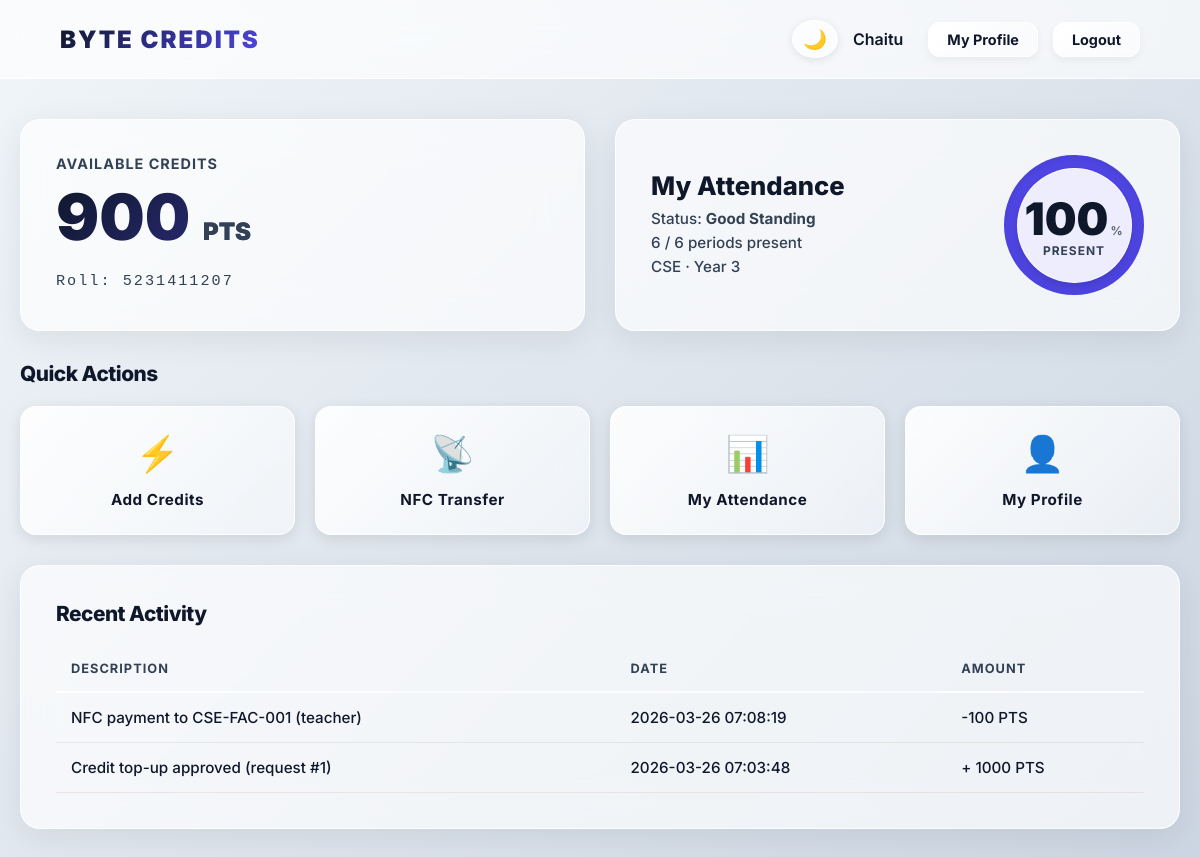
The app's page /student-dashboard (signed in) with its own data.
### tables this page shows
CREATE TABLE users (
                id INTEGER PRIMARY KEY AUTOINCREMENT,
                rollno TEXT UNIQUE NOT NULL,
                name TEXT NOT NULL,
                department TEXT NOT NULL,
                year INTEGER NOT NULL,
                phone TEXT NOT NULL,
                email TEXT NOT NULL,
                password_hash TEXT NOT NULL,
                role TEXT NOT NULL DEFAULT 'student',
                created_at TEXT DEFAULT CURRENT_TIMESTAMP
            , wallet_balance INTEGER DEFAULT 0, attendance_pct REAL DEFAULT 0, class_incharge_key TEXT);

CREATE TABLE activities (
                id INTEGER PRIMARY KEY AUTOINCREMENT,
                rollno TEXT NOT NULL,
                description TEXT NOT NULL,
                amount INTEGER NOT NULL,
                created_at TEXT DEFAULT CURRENT_TIMESTAMP
            );

### app.py (the view, shortened to what this page needs)
@app.route("/student-dashboard")
@student_only_required
def student_dashboard():
    if not user_has_card(session["rollno"]):
        return redirect(url_for("register_card"))
    rollno = session["rollno"]
    with get_db() as conn:
        row = conn.execute(
            "SELECT name, rollno, department, year, COALESCE(wallet_balance, 0) AS wallet_balance, COALESCE(attendance_pct, 0) AS attendance_pct FROM users WHERE rollno = ?",
            (rollno,),
        ).fetchone()
        class_keys = _class_keys_for_student(conn, rollno)
        present_periods = 0
        total_taken_periods = 0
        if class_keys:
            placeholders = ",".join("?" for _ in class_keys)
            total_taken_periods = int(
                conn.execute(
                    f"""SELECT COUNT(*) FROM attendance_sessions
                        WHERE class_key IN ({placeholders})""",
                    class_keys,
                ).fetchone()[0]
                or 0
            )
            present_periods = int(
                conn.execute(
                    f"""SELECT COUNT(*) FROM attendance_records
                        WHERE student_rollno = ?
                          AND class_key IN ({placeholders})""",
                    [rollno] + class_keys,
                ).fetchone()[0]
                or 0
            )
        attendance_pct_live = (present_periods * 100.0 / total_taken_periods) if total_taken_periods > 0 else 0.0
        activities = conn.execute(
            "SELECT description, amount, created_at FROM activities WHERE rollno = ? ORDER BY created_at DESC LIMIT 10",
            (rollno,),
        ).fetchall()
    if not row:
        return redirect(url_for("logout"))
    acts = [{"description": r["description"], "amount": r["amount"], "created_at": r["created_at"]} for r in activities]
    return render_template(
        "student_dashboard.html",
        name=row["name"],
        rollno=row["rollno"],
        department=row["department"],
        year=row["year"],
        wallet_balance=int(row["wallet_balance"]) if row["wallet_balance"] is not None else 0,
        attendance_pct=attendance_pct_live,
        attendance_present_periods=present_periods,
        attendance_total_periods=total_taken_periods,
        activities=acts,
    )

### app.py (called while the page is built, shortened)
def get_db():
    conn = sqlite3.connect(DB_PATH)
    conn.row_factory = sqlite3.Row
    return conn

def _parse_missing_piece(piece: str, out: set[int]) -> None:
    p = (piece or "").strip().replace("–", "-").replace("—", "-")
    if not p:
        return
    m = re.fullmatch(r"(\d+)\s*-\s*(\d+)", p)
    if m:
        a, b = int(m.group(1)), int(m.group(2))
        lo, hi = (a, b) if a <= b else (b, a)
        out.update(range(lo, hi + 1))
        return
    try:
        out.add(int(p))
    except ValueError:
        pass

def _parse_missing_chunk(chunk: str, out: set[int]) -> None:
    c = (chunk or "").strip()
    if not c:
        return
    c = c.replace("–", "-").replace("—", "-")
    m = re.fullmatch(r"(\d+)\s*-\s*(\d+)", c)
    if m:
        a, b = int(m.group(1)), int(m.group(2))
        lo, hi = (a, b) if a <= b else (b, a)
        out.update(range(lo, hi + 1))
        return
    for part in c.split():
        _parse_missing_piece(part, out)

def parse_missing_numbers(raw) -> set[int]:
    if raw is None:
        return set()
    s = str(raw).strip()
    if not s:
        return set()
    out: set[int] = set()
    for chunk in re.split(r"[\n,;]+", s):
        _parse_missing_chunk(chunk, out)
    return out

def build_roll_numbers(prefix: str, start_seq: int, end_seq: int, missing: set[int], pad_width: int | None) -> list[str]:
    p = (prefix or "").strip()
    if start_seq > end_seq:
        raise ValueError("Starting number must be ≤ ending number")
    if pad_width is None or pad_width < 1:
        pad_width = max(2, len(str(abs(start_seq))), len(str(abs(end_seq))))
    rolls = []
    for n in range(start_seq, end_seq + 1):
        if n in missing:
            continue
        rolls.append(f"{p}{n:0{pad_width}d}")
    return rolls

def session_role() -> str:
    r = (session.get("role") or ROLE_STUDENT).lower()
    return r if r in _VALID_ROLES else ROLE_STUDENT

def student_only_required(f):
    @wraps(f)
    def wrapped(*args, **kwargs):
        if not session.get("user_id"):
            return redirect(url_for("login"))
        if session_role() != ROLE_STUDENT:
            return redirect_home_for_session()
        return f(*args, **kwargs)
    return wrapped

def user_has_card(rollno: str) -> bool:
    with get_db() as conn:
        return conn.execute("SELECT 1 FROM cards WHERE rollno = ?", (rollno,)).fetchone() is not None

### templates/student_dashboard.html (shortened to what this page needs)
<!DOCTYPE html>
<html lang="en">
<head>
</head>
<body>
    <nav>
        <a href="/student-dashboard" class="logo" style="text-decoration:none;">BYTE CREDITS</a>
        <div class="nav-controls">
            <button class="theme-toggle" id="theme-btn" onclick="toggleTheme()" title="Toggle Dark/Light Mode">🌙</button>
            <span class="user-name">{{ name or 'Student' }}</span>
            <button class="btn-nav btn-profile" onclick="window.location.href='/profile'">My Profile</button>
            <button class="btn-nav btn-logout" onclick="window.location.href='/logout'">Logout</button>
        </div>
    </nav>
    <div class="dashboard-container">
        <div class="glass-card wallet-card">
            <div class="wallet-label">Available Credits</div>
            <div class="wallet-balance"><span id="count-wallet">{{ wallet_balance }}</span> <span
                    style="font-size: 1.5rem; color: var(--text-muted); -webkit-text-fill-color: initial;">PTS</span></div>
            <div class="wallet-id">Roll: {{ rollno }}</div>
        </div>
        <div class="glass-card attendance-card">
            <div class="attendance-info">
                <h3>My Attendance</h3>
                <p>Status: <span style="font-weight: bold;">{% if attendance_pct >= 75 %}Good Standing{% elif attendance_pct >= 50 %}Fair{% else %}Low{% endif %}</span></p>
                <p>{{ attendance_present_periods }} / {{ attendance_total_periods }} periods present</p>
                <p>{{ department }} · Year {{ year }}</p>
            </div>
            <div class="circle-wrap" id="circle-ring">
                <div class="circle-inner">
                    <div class="percent-text" id="percent-container">
                        <span id="count-attend">{{ attendance_pct|int }}</span><span class="percent-symbol">%</span>
                    </div>
                    <span>Present</span>
                </div>
            </div>
        </div>
        <div class="actions-section">
            <div class="section-title">Quick Actions</div>
            <div class="buttons-grid">
                <div class="action-btn btn-add" onclick="window.location.href='/add-credits'">
                    <div class="btn-icon">⚡</div>
                    <div class="btn-text">Add Credits</div>
                </div>
                <div class="action-btn btn-nfc" onclick="window.location.href='/payment'">
                    <div class="btn-icon">📡</div>
                    <div class="btn-text">NFC Transfer</div>
                </div>
                <div class="action-btn btn-cls" onclick="window.location.href='/view-attendance'">
                    <div class="btn-icon">📊</div>
                    <div class="btn-text">My Attendance</div>
                </div>
                <div class="action-btn btn-add" onclick="window.location.href='/profile'">
                    <div class="btn-icon">👤</div>
                    <div class="btn-text">My Profile</div>
                </div>
            </div>
        </div>
        <div class="glass-card history-section">
            <div class="section-title">Recent Activity</div>
            <table class="transaction-table">
                <thead>
                    <tr>
                        <th>DESCRIPTION</th>
                        <th>DATE</th>
                        <th>AMOUNT</th>
                    </tr>
                </thead>
                <tbody>
                    {% for act in activities %}
                    <tr>
                        <td>{{ act.description }}</td>
                        <td class="t-date">{{ act.created_at }}</td>
                        <td class="{{ 'amount-pos' if act.amount > 0 else 'amount-neg' }}">{{ act.amount > 0 and '+' or '' }} {{ act.amount }} PTS</td>
                    </tr>
                    {% else %}
                    <tr>
                        <td colspan="3" class="t-date">No activity yet.</td>
                    </tr>
                    {% endfor %}
                </tbody>
            </table>
        </div>
    </div>
</body>
</html>

### records on screen
users: name "Chaitu", rollno "5231411207", department "CSE"
activities: description "NFC payment to CSE-FAC-001 (teacher)", created_at "2026-03-26 07:08:19", amount "-100"
activities: description "Credit top-up approved (request #1)", created_at "2026-03-26 07:03:48", amount "+", amount "1000"

### other values on screen
{{ wallet_balance }} "900"
{{ attendance_present_periods }} "6"
{{ attendance_total_periods }} "6"
{{ year }} "3"
{{ attendance_pct|int }} "100"
